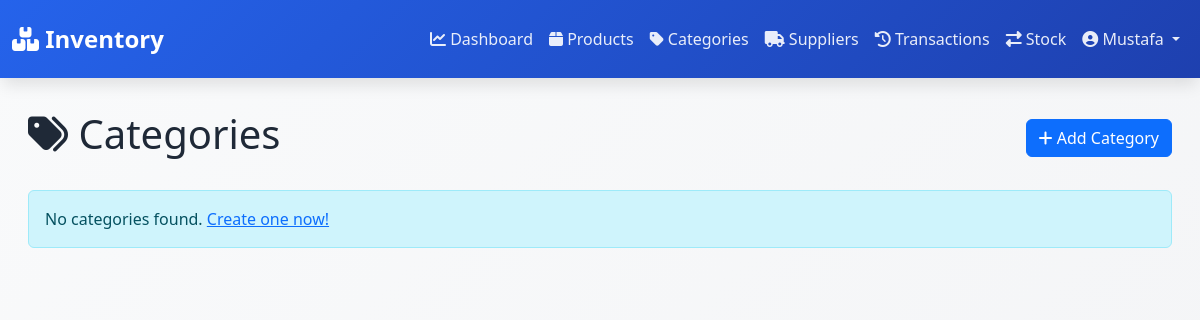
Before: /categories/ (signed in) with the older database file.
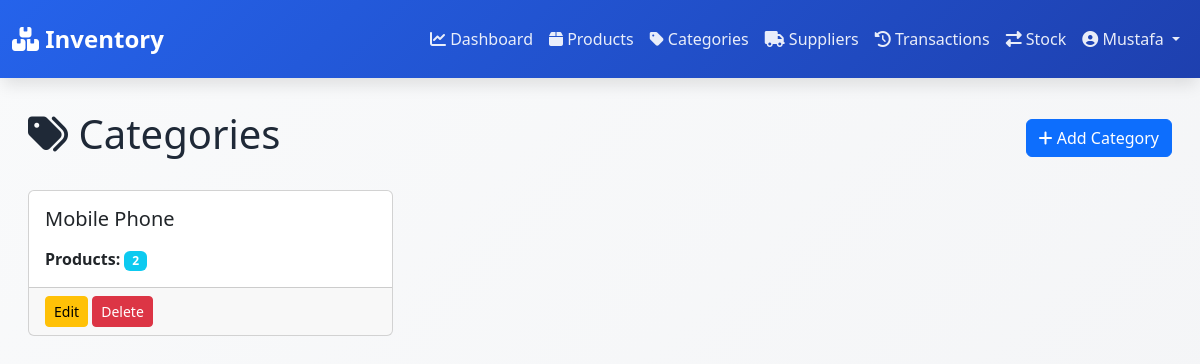
After: the same page with the newer database file.
### inventory/models.py (models this page shows, shortened)
class Category(models.Model):
    name = models.CharField(max_length=200, unique=True)
    description = models.TextField(blank=True)

### inventory/views.py (the view)
# urls.py: path('categories/', views.category_list, name='category_list'),
@login_required(login_url='login')
def category_list(request):
    categories = Category.objects.annotate(product_count=Count('product'))
    return render(request, 'category_list.html', {'categories': categories})

### templates/category_list.html (shortened to what this page needs)
{% extends 'base.html' %}
{% block content %}
<div class="d-flex justify-content-between align-items-center mb-4">
    <h1 class="page-title"><i class="fas fa-tags"></i> Categories</h1>
    <a href="{% url 'add_category' %}" class="btn btn-primary">
        <i class="fas fa-plus"></i> Add Category
    </a>
</div>
{% if categories %}
<div class="row">
    {% for category in categories %}
    <div class="col-md-4 mb-4">
        <div class="card">
            <div class="card-body">
                <h5 class="card-title">{{ category.name }}</h5>
                <p class="card-text">
                    <strong>Products:</strong>
                    <span class="badge bg-info">{{ category.product_count }}</span>
                </p>
            </div>
            <div class="card-footer">
                <a href="{% url 'edit_category' category.id %}" class="btn btn-sm btn-warning">Edit</a>
                <a href="{% url 'delete_category' category.id %}" class="btn btn-sm btn-danger">Delete</a>
            </div>
        </div>
    </div>
    {% endfor %}
</div>
{% else %}
<div class="alert alert-info">
    No categories found. <a href="{% url 'add_category' %}">Create one now!</a>
</div>
{% endif %}
{% endblock %}

Changed rows visible on the page:
added Category: name "Mobile Phone", product_count "2"
Other visible differences:
text no longer shown: "No categories found. Create one now!"
